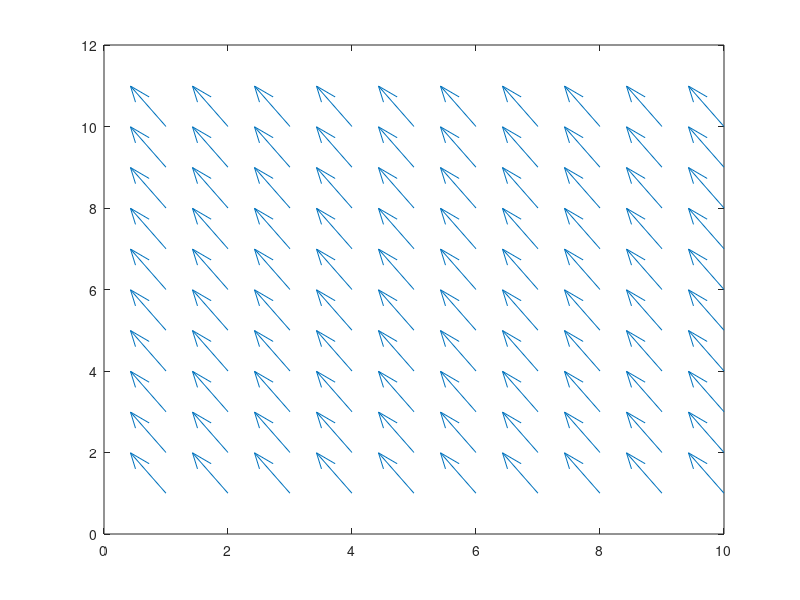

Write MATLAB code to recreate this figure.
x=repmat(1:10,10,1);
y=x';
deg=120; 
% all points have same direction
% if you have a degree array the same size as x, 
% you can use cosd and sind on "deg" without
% using repmat after
u=repmat(cosd(deg),size(x)); 
v=repmat(sind(deg),size(x));
% you can multiply u and v by magnitude of required
quiver(x,y,u,v);